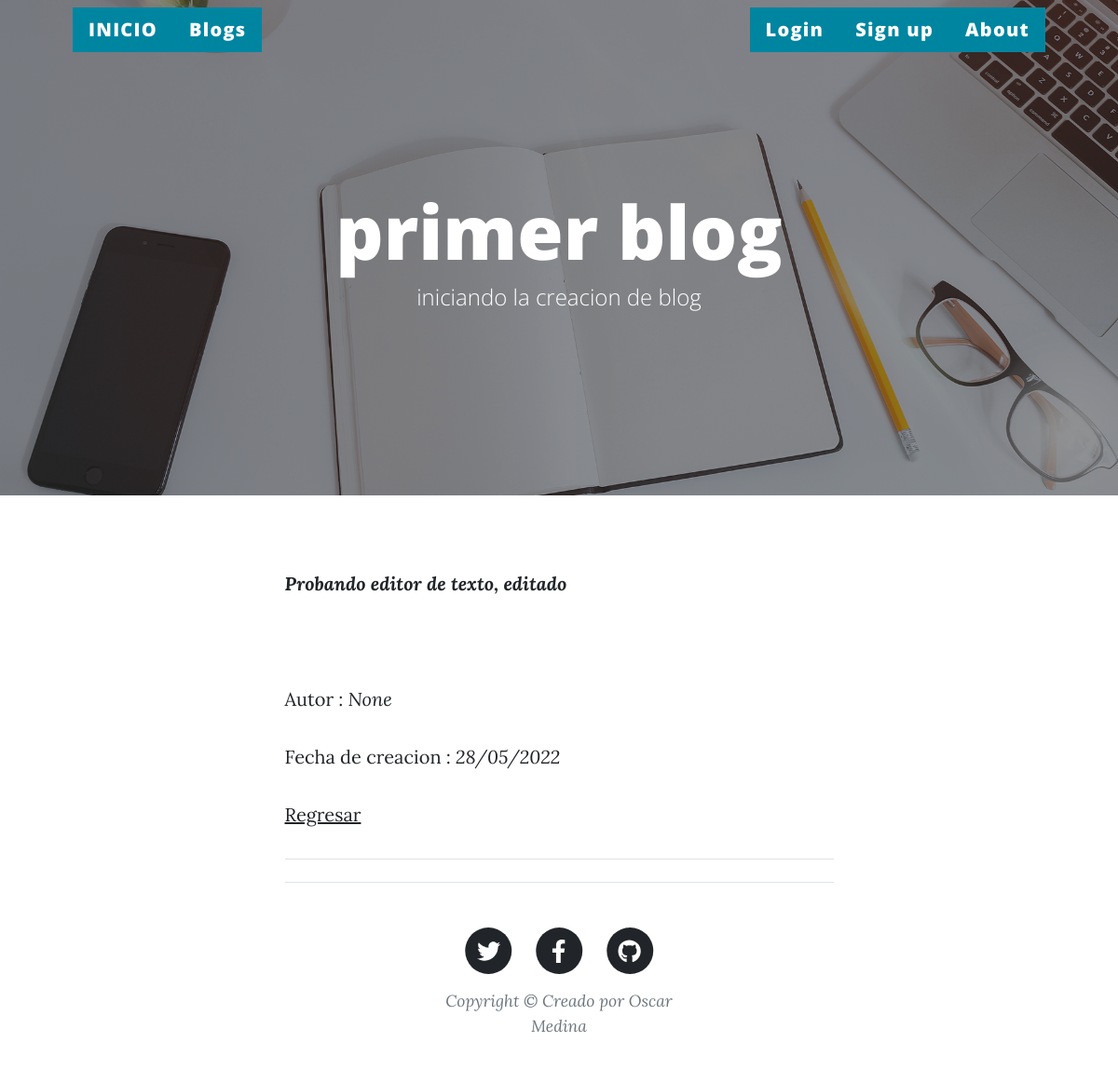
Page /app1/blog/1/ on the committed database.
### app1/models.py (models this page shows, shortened)
class Blog(models.Model):
    creador=models.CharField(max_length=50,null=True)
    titulo=models.CharField(max_length=50)
    subtitulo=models.CharField(max_length=50)
    fecha_creacion=models.TextField(default=str(datetime.now()))
    cuerpo=RichTextField(blank=True, null=True)
    imagen= models.ImageField(upload_to='avatar', blank=True, null=True)

### app1/views.py (the view)
# urls.py: path('blog/<pk>/', BlogDetalle.as_view() , name='blog_detalle'),
class BlogDetalle(DetailView):
    model= Blog
    template_name= 'app1/blog_detalle.html'

### app1/template/app1/blog_detalle.html (shortened to what this page needs)
{% extends "app1/master.html" %}
{% load static %}
{% block titulo %}
<h1> {{ blog.titulo }} </h1>
{% endblock %}
{% block subtitulo %}
 {{ blog.subtitulo }}
{% endblock %}
{% block cuerpo %}
{{ blog.cuerpo|safe }}
<p> Autor : <i>{{ blog.creador }}</i> </p>
<p> Fecha de creacion : <i>{{ blog.fecha_creacion }}</i> </p>
<p>
<a href= "{% url 'blog_listar' %}" > Regresar </a>
</p>
{% endblock %}

### rows in the picture
Blog: titulo "primer blog", subtitulo "iniciando la creacion de blog", cuerpo "Probando editor de texto, editado", creador "None", fecha_creacion "28/05/2022"
